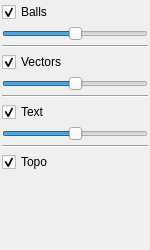
<?xml version="1.0" encoding="UTF-8"?>
<ui version="4.0">
 <class>DockWidget</class>
 <widget class="QDockWidget" name="DockWidget">
  <property name="geometry">
   <rect>
    <x>0</x>
    <y>0</y>
    <width>150</width>
    <height>250</height>
   </rect>
  </property>
  <property name="minimumSize">
   <size>
    <width>150</width>
    <height>250</height>
   </size>
  </property>
  <property name="windowTitle">
   <string>Interface</string>
  </property>
  <widget class="QWidget" name="dockWidgetContents">
   <property name="enabled">
    <bool>true</bool>
   </property>
   <property name="sizePolicy">
    <sizepolicy hsizetype="Preferred" vsizetype="Preferred">
     <horstretch>0</horstretch>
     <verstretch>0</verstretch>
    </sizepolicy>
   </property>
   <property name="minimumSize">
    <size>
     <width>150</width>
     <height>200</height>
    </size>
   </property>
   <layout class="QGridLayout" name="gridLayout">
    <property name="margin">
     <number>2</number>
    </property>
    <property name="spacing">
     <number>4</number>
    </property>
    <item row="0" column="0">
     <layout class="QVBoxLayout" name="verticalLayout">
      <item>
       <widget class="QCheckBox" name="checkBox_balls">
        <property name="text">
         <string>Balls</string>
        </property>
        <property name="checked">
         <bool>true</bool>
        </property>
       </widget>
      </item>
      <item>
       <widget class="QSlider" name="slider_balls">
        <property name="value">
         <number>50</number>
        </property>
        <property name="orientation">
         <enum>Qt::Horizontal</enum>
        </property>
       </widget>
      </item>
      <item>
       <widget class="Line" name="line_2">
        <property name="orientation">
         <enum>Qt::Horizontal</enum>
        </property>
       </widget>
      </item>
      <item>
       <widget class="QCheckBox" name="checkBox_vectors">
        <property name="text">
         <string>Vectors</string>
        </property>
        <property name="checked">
         <bool>true</bool>
        </property>
       </widget>
      </item>
      <item>
       <widget class="QSlider" name="slider_vectors">
        <property name="value">
         <number>50</number>
        </property>
        <property name="orientation">
         <enum>Qt::Horizontal</enum>
        </property>
       </widget>
      </item>
      <item>
       <widget class="Line" name="line">
        <property name="orientation">
         <enum>Qt::Horizontal</enum>
        </property>
       </widget>
      </item>
      <item>
       <widget class="QCheckBox" name="checkBox_text">
        <property name="text">
         <string>Text</string>
        </property>
        <property name="checked">
         <bool>true</bool>
        </property>
       </widget>
      </item>
      <item>
       <widget class="QSlider" name="slider_text">
        <property name="value">
         <number>50</number>
        </property>
        <property name="orientation">
         <enum>Qt::Horizontal</enum>
        </property>
       </widget>
      </item>
      <item>
       <widget class="Line" name="line_3">
        <property name="orientation">
         <enum>Qt::Horizontal</enum>
        </property>
       </widget>
      </item>
      <item>
       <widget class="QCheckBox" name="checkBox_topo">
        <property name="text">
         <string>Topo</string>
        </property>
        <property name="checked">
         <bool>true</bool>
        </property>
       </widget>
      </item>
      <item>
       <spacer name="verticalSpacer">
        <property name="orientation">
         <enum>Qt::Vertical</enum>
        </property>
        <property name="sizeHint" stdset="0">
         <size>
          <width>20</width>
          <height>40</height>
         </size>
        </property>
       </spacer>
      </item>
     </layout>
    </item>
   </layout>
  </widget>
 </widget>
 <resources/>
 <connections>
  <connection>
   <sender>checkBox_balls</sender>
   <signal>toggled(bool)</signal>
   <receiver>slider_balls</receiver>
   <slot>setVisible(bool)</slot>
   <hints>
    <hint type="sourcelabel">
     <x>95</x>
     <y>37</y>
    </hint>
    <hint type="destinationlabel">
     <x>95</x>
     <y>63</y>
    </hint>
   </hints>
  </connection>
  <connection>
   <sender>checkBox_text</sender>
   <signal>toggled(bool)</signal>
   <receiver>slider_text</receiver>
   <slot>setVisible(bool)</slot>
   <hints>
    <hint type="sourcelabel">
     <x>95</x>
     <y>157</y>
    </hint>
    <hint type="destinationlabel">
     <x>95</x>
     <y>183</y>
    </hint>
   </hints>
  </connection>
  <connection>
   <sender>checkBox_vectors</sender>
   <signal>toggled(bool)</signal>
   <receiver>slider_vectors</receiver>
   <slot>setVisible(bool)</slot>
   <hints>
    <hint type="sourcelabel">
     <x>95</x>
     <y>97</y>
    </hint>
    <hint type="destinationlabel">
     <x>95</x>
     <y>123</y>
    </hint>
   </hints>
  </connection>
 </connections>
</ui>
